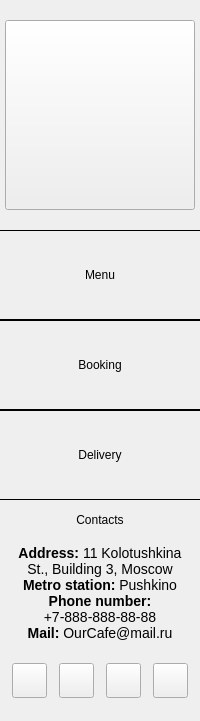
     <widget class="QWidget" name="Sidebar" native="true">
      <property name="enabled">
       <bool>true</bool>
      </property>
      <property name="sizePolicy">
       <sizepolicy hsizetype="Fixed" vsizetype="Preferred">
        <horstretch>0</horstretch>
        <verstretch>0</verstretch>
       </sizepolicy>
      </property>
      <property name="minimumSize">
       <size>
        <width>230</width>
        <height>0</height>
       </size>
      </property>
      <property name="maximumSize">
       <size>
        <width>230</width>
        <height>16777215</height>
       </size>
      </property>
      <property name="baseSize">
       <size>
        <width>230</width>
        <height>0</height>
       </size>
      </property>
      <property name="styleSheet">
       <string notr="true">font: 700 40px</string>
      </property>
      <layout class="QVBoxLayout" name="Sidebar_verticalLayout">
       <property name="spacing">
        <number>0</number>
       </property>
       <property name="sizeConstraint">
        <enum>QLayout::SetMinimumSize</enum>
       </property>
       <property name="leftMargin">
        <number>0</number>
       </property>
       <property name="topMargin">
        <number>20</number>
       </property>
       <property name="rightMargin">
        <number>0</number>
       </property>
       <property name="bottomMargin">
        <number>20</number>
       </property>
       <item>
        <widget class="QWidget" name="MainLogoWrapper" native="true">
         <property name="sizePolicy">
          <sizepolicy hsizetype="Fixed" vsizetype="Fixed">
           <horstretch>0</horstretch>
           <verstretch>0</verstretch>
          </sizepolicy>
         </property>
         <property name="minimumSize">
          <size>
           <width>190</width>
           <height>190</height>
          </size>
         </property>
         <property name="maximumSize">
          <size>
           <width>256</width>
           <height>256</height>
          </size>
         </property>
         <layout class="QHBoxLayout" name="MainLogoWrapper_horizontalLayout">
          <property name="spacing">
           <number>0</number>
          </property>
          <property name="sizeConstraint">
           <enum>QLayout::SetDefaultConstraint</enum>
          </property>
          <property name="leftMargin">
           <number>0</number>
          </property>
          <property name="topMargin">
           <number>0</number>
          </property>
          <property name="rightMargin">
           <number>0</number>
          </property>
          <property name="bottomMargin">
           <number>0</number>
          </property>
          <item>
           <widget class="QPushButton" name="MainLogo">
            <property name="sizePolicy">
             <sizepolicy hsizetype="Fixed" vsizetype="Fixed">
              <horstretch>0</horstretch>
              <verstretch>0</verstretch>
             </sizepolicy>
            </property>
            <property name="minimumSize">
             <size>
              <width>190</width>
              <height>190</height>
             </size>
            </property>
            <property name="maximumSize">
             <size>
              <width>190</width>
              <height>190</height>
             </size>
            </property>
            <property name="cursor">
             <cursorShape>PointingHandCursor</cursorShape>
            </property>
            <property name="styleSheet">
             <string notr="true">border-image: url(:/resources/resources/MainLogo.png) 0 stretch stretch;</string>
            </property>
            <property name="text">
             <string/>
            </property>
           </widget>
          </item>
         </layout>
        </widget>
       </item>
       <item>
        <spacer name="Sidebar_verticalSpacer_3">
         <property name="orientation">
          <enum>Qt::Vertical</enum>
         </property>
         <property name="sizeType">
          <enum>QSizePolicy::Maximum</enum>
         </property>
         <property name="sizeHint" stdset="0">
          <size>
           <width>45</width>
           <height>20</height>
          </size>
         </property>
        </spacer>
       </item>
       <item>
        <widget class="QPushButton" name="MenuButton">
         <property name="minimumSize">
          <size>
           <width>0</width>
           <height>90</height>
          </size>
         </property>
         <property name="baseSize">
          <size>
           <width>0</width>
           <height>0</height>
          </size>
         </property>
         <property name="cursor">
          <cursorShape>PointingHandCursor</cursorShape>
         </property>
         <property name="styleSheet">
          <string notr="true">QPushButton {
	
	border-top: 1px solid black;
	border-bottom: 1px solid black;
}
QPushButton:hover {
	color: #ffffff;
	background-color: #E59C59;
}</string>
         </property>
         <property name="text">
          <string>Menu</string>
         </property>
        </widget>
       </item>
       <item>
        <widget class="QPushButton" name="BookingButton">
         <property name="minimumSize">
          <size>
           <width>0</width>
           <height>90</height>
          </size>
         </property>
         <property name="baseSize">
          <size>
           <width>0</width>
           <height>0</height>
          </size>
         </property>
         <property name="cursor">
          <cursorShape>PointingHandCursor</cursorShape>
         </property>
         <property name="styleSheet">
          <string>QPushButton {
	
	border-top: 1px solid black;
	border-bottom: 1px solid black;
}
QPushButton:hover {
	color: #ffffff;
	background-color: #E59C59;
}</string>
         </property>
         <property name="text">
          <string>Booking</string>
         </property>
        </widget>
       </item>
       <item>
        <widget class="QPushButton" name="DeliveryButton">
         <property name="minimumSize">
          <size>
           <width>0</width>
           <height>90</height>
          </size>
         </property>
         <property name="baseSize">
          <size>
           <width>0</width>
           <height>0</height>
          </size>
         </property>
         <property name="cursor">
          <cursorShape>PointingHandCursor</cursorShape>
         </property>
         <property name="styleSheet">
          <string notr="true">QPushButton {
	
	border-top: 1px solid black;
	border-bottom: 1px solid black;
}
QPushButton:hover {
	color: #ffffff;
	background-color: #E59C59;
}</string>
         </property>
         <property name="text">
          <string>Delivery</string>
         </property>
        </widget>
       </item>
       <item>
        <spacer name="Sidebar_verticalSpacer">
         <property name="orientation">
          <enum>Qt::Vertical</enum>
         </property>
         <property name="sizeType">
          <enum>QSizePolicy::Expanding</enum>
         </property>
         <property name="sizeHint" stdset="0">
          <size>
           <width>45</width>
           <height>10</height>
          </size>
         </property>
        </spacer>
       </item>
       <item>
        <widget class="QLabel" name="ContactsHeader">
         <property name="sizePolicy">
          <sizepolicy hsizetype="Preferred" vsizetype="Fixed">
           <horstretch>0</horstretch>
           <verstretch>0</verstretch>
          </sizepolicy>
         </property>
         <property name="minimumSize">
          <size>
           <width>0</width>
           <height>20</height>
          </size>
         </property>
         <property name="maximumSize">
          <size>
           <width>16777215</width>
           <height>40</height>
          </size>
         </property>
         <property name="styleSheet">
          <string notr="true">font: 700 26px;</string>
         </property>
         <property name="text">
          <string>Contacts</string>
         </property>
         <property name="alignment">
          <set>Qt::AlignCenter</set>
         </property>
         <property name="indent">
          <number>0</number>
         </property>
        </widget>
       </item>
       <item>
        <spacer name="Sidebar_verticalSpacer_4">
         <property name="orientation">
          <enum>Qt::Vertical</enum>
         </property>
         <property name="sizeType">
          <enum>QSizePolicy::Fixed</enum>
         </property>
         <property name="sizeHint" stdset="0">
          <size>
           <width>45</width>
           <height>15</height>
          </size>
         </property>
        </spacer>
       </item>
       <item>
        <widget class="QWidget" name="ContactsTextWrapper" native="true">
         <layout class="QHBoxLayout" name="ContactsTextWrapper_horizontalLayout_2">
          <property name="spacing">
           <number>0</number>
          </property>
          <property name="topMargin">
           <number>0</number>
          </property>
          <property name="bottomMargin">
           <number>0</number>
          </property>
          <item>
           <widget class="QLabel" name="ContactsText">
            <property name="sizePolicy">
             <sizepolicy hsizetype="Fixed" vsizetype="Preferred">
              <horstretch>0</horstretch>
              <verstretch>0</verstretch>
             </sizepolicy>
            </property>
            <property name="maximumSize">
             <size>
              <width>180</width>
              <height>16777215</height>
             </size>
            </property>
            <property name="cursor">
             <cursorShape>ArrowCursor</cursorShape>
            </property>
            <property name="mouseTracking">
             <bool>true</bool>
            </property>
            <property name="focusPolicy">
             <enum>Qt::NoFocus</enum>
            </property>
            <property name="styleSheet">
             <string notr="true">font: 14px</string>
            </property>
            <property name="frameShadow">
             <enum>QFrame::Plain</enum>
            </property>
            <property name="text">
             <string>&lt;html&gt;&lt;head/&gt;&lt;body&gt;&lt;p align=&quot;center&quot;&gt;&lt;span style=&quot; font-weight:700;&quot;&gt;Address:&lt;/span&gt; 11 Kolotushkina St., Building 3, Moscow&lt;br/&gt;&lt;span style=&quot; font-weight:700;&quot;&gt;Metro station:&lt;/span&gt; Pushkino&lt;br/&gt;&lt;span style=&quot; font-weight:700;&quot;&gt;Phone number:&lt;/span&gt; +7-888-888-88-88&lt;br/&gt;&lt;span style=&quot; font-weight:700;&quot;&gt;Mail:&lt;/span&gt; OurCafe@mail.ru&lt;/p&gt;&lt;/body&gt;&lt;/html&gt;</string>
            </property>
            <property name="textFormat">
             <enum>Qt::AutoText</enum>
            </property>
            <property name="scaledContents">
             <bool>false</bool>
            </property>
            <property name="alignment">
             <set>Qt::AlignCenter</set>
            </property>
            <property name="wordWrap">
             <bool>true</bool>
            </property>
            <property name="indent">
             <number>0</number>
            </property>
            <property name="textInteractionFlags">
             <set>Qt::LinksAccessibleByMouse</set>
            </property>
           </widget>
          </item>
         </layout>
        </widget>
       </item>
       <item>
        <spacer name="Sidebar_verticalSpacer_2">
         <property name="orientation">
          <enum>Qt::Vertical</enum>
         </property>
         <property name="sizeType">
          <enum>QSizePolicy::Fixed</enum>
         </property>
         <property name="sizeHint" stdset="0">
          <size>
           <width>45</width>
           <height>20</height>
          </size>
         </property>
        </spacer>
       </item>
       <item>
        <widget class="QWidget" name="Social" native="true">
         <property name="sizePolicy">
          <sizepolicy hsizetype="Preferred" vsizetype="Fixed">
           <horstretch>0</horstretch>
           <verstretch>0</verstretch>
          </sizepolicy>
         </property>
         <layout class="QHBoxLayout" name="Social_horizontalLayout">
          <property name="spacing">
           <number>0</number>
          </property>
          <property name="leftMargin">
           <number>0</number>
          </property>
          <property name="topMargin">
           <number>2</number>
          </property>
          <property name="rightMargin">
           <number>0</number>
          </property>
          <property name="bottomMargin">
           <number>3</number>
          </property>
          <item>
           <widget class="QPushButton" name="Telegram">
            <property name="sizePolicy">
             <sizepolicy hsizetype="Maximum" vsizetype="Preferred">
              <horstretch>0</horstretch>
              <verstretch>0</verstretch>
             </sizepolicy>
            </property>
            <property name="minimumSize">
             <size>
              <width>35</width>
              <height>35</height>
             </size>
            </property>
            <property name="maximumSize">
             <size>
              <width>35</width>
              <height>35</height>
             </size>
            </property>
            <property name="cursor">
             <cursorShape>PointingHandCursor</cursorShape>
            </property>
            <property name="styleSheet">
             <string notr="true">border-image: url(:/resources/resources/Telegram.png) 0 stretch stretch;</string>
            </property>
            <property name="text">
             <string/>
            </property>
           </widget>
          </item>
          <item>
           <widget class="QPushButton" name="VK">
            <property name="sizePolicy">
             <sizepolicy hsizetype="Maximum" vsizetype="Preferred">
              <horstretch>0</horstretch>
              <verstretch>0</verstretch>
             </sizepolicy>
            </property>
            <property name="minimumSize">
             <size>
              <width>35</width>
              <height>35</height>
             </size>
            </property>
            <property name="maximumSize">
             <size>
              <width>35</width>
              <height>35</height>
             </size>
            </property>
            <property name="cursor">
             <cursorShape>PointingHandCursor</cursorShape>
            </property>
            <property name="styleSheet">
             <string notr="true">border-image: url(:/resources/resources/VK.png) 0 stretch stretch;</string>
            </property>
            <property name="text">
             <string/>
            </property>
           </widget>
          </item>
          <item>
           <widget class="QPushButton" name="Instagram">
            <property name="sizePolicy">
             <sizepolicy hsizetype="Maximum" vsizetype="Preferred">
              <horstretch>0</horstretch>
              <verstretch>0</verstretch>
             </sizepolicy>
            </property>
            <property name="minimumSize">
             <size>
              <width>35</width>
              <height>35</height>
             </size>
            </property>
            <property name="maximumSize">
             <size>
              <width>35</width>
              <height>35</height>
             </size>
            </property>
            <property name="cursor">
             <cursorShape>PointingHandCursor</cursorShape>
            </property>
            <property name="styleSheet">
             <string notr="true">border-image: url(:/resources/resources/Instagram.png) 0 stretch stretch;</string>
            </property>
            <property name="text">
             <string/>
            </property>
           </widget>
          </item>
          <item>
           <widget class="QPushButton" name="Whatsapp">
            <property name="sizePolicy">
             <sizepolicy hsizetype="Maximum" vsizetype="Preferred">
              <horstretch>0</horstretch>
              <verstretch>0</verstretch>
             </sizepolicy>
            </property>
            <property name="minimumSize">
             <size>
              <width>35</width>
              <height>35</height>
             </size>
            </property>
            <property name="maximumSize">
             <size>
              <width>35</width>
              <height>35</height>
             </size>
            </property>
            <property name="cursor">
             <cursorShape>PointingHandCursor</cursorShape>
            </property>
            <property name="styleSheet">
             <string notr="true">border-image: url(:/resources/resources/Whatsapp.png) 0 stretch stretch;</string>
            </property>
            <property name="text">
             <string/>
            </property>
           </widget>
          </item>
         </layout>
        </widget>
       </item>
      </layout>
     </widget>
